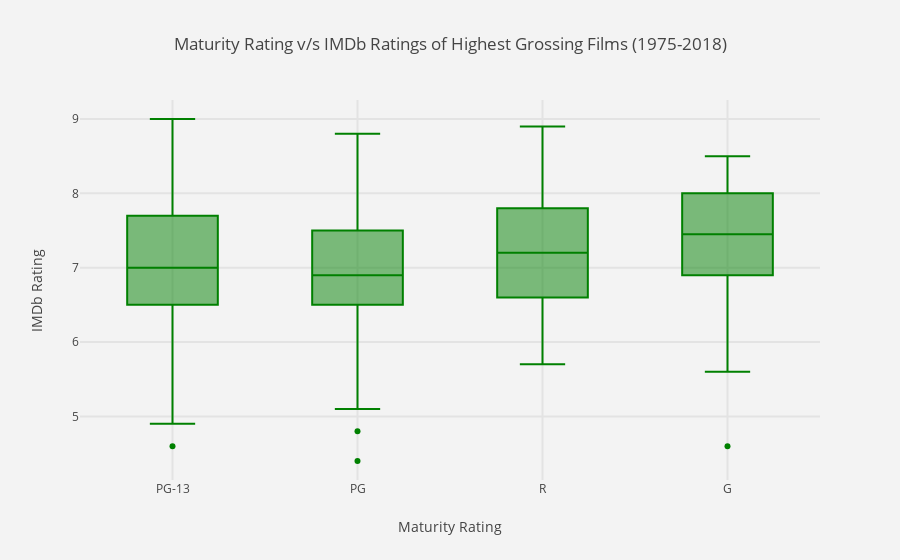

Notebook code cell kept with this figure:
### Markdown cell above
###  IMDb Rating versus Rating of a film
The ratings of a film are namely PG, G, PG-13 and R and are contained in the `rating` column of `dataset`.

### Code cell
from plotly.offline import init_notebook_mode, iplot
import plotly.graph_objs as go

trace = go.Box(
    x = dataset.rating,
    y = dataset.imdb_rating,
    text = dataset.title,
    marker = dict(color = 'green')
)

data = [trace]

layout = go.Layout(
    title = 'Maturity Rating v/s IMDb Ratings of Highest Grossing Films (1975-2018)',
    xaxis = dict(title = 'Maturity Rating', gridwidth = 2),
    yaxis = dict(title = 'IMDb Rating', gridwidth = 2),
    hovermode = 'closest',
    paper_bgcolor='rgb(243, 243, 243)',
    plot_bgcolor='rgb(243, 243, 243)'
)

figure = go.Figure(data = data, layout = layout)
init_notebook_mode(connected=True)
iplot(figure)

### Figure 1 — Plotly figure (JSON) as saved in the notebook; plotly's stock layout.template omitted (floating-point values rounded to 4 significant figures; data arrays with more than 128 entries replaced by an {"elided": "..."} marker saying what was removed)
{"data": [{"marker": {"color": "green"}, "text": {"elided": "437 str values"}, "x": {"elided": "437 str values"}, "y": {"elided": "437 float values"}, "type": "box", "uid": "b949980a-f071-41b7-b169-d8fea6241a3e"}], "layout": {"hovermode": "closest", "paper_bgcolor": "rgb(243, 243, 243)", "plot_bgcolor": "rgb(243, 243, 243)", "title": "Maturity Rating v/s IMDb Ratings of Highest Grossing Films (1975-2018)", "xaxis": {"gridwidth": 2, "title": "Maturity Rating"}, "yaxis": {"gridwidth": 2, "title": "IMDb Rating"}}}
